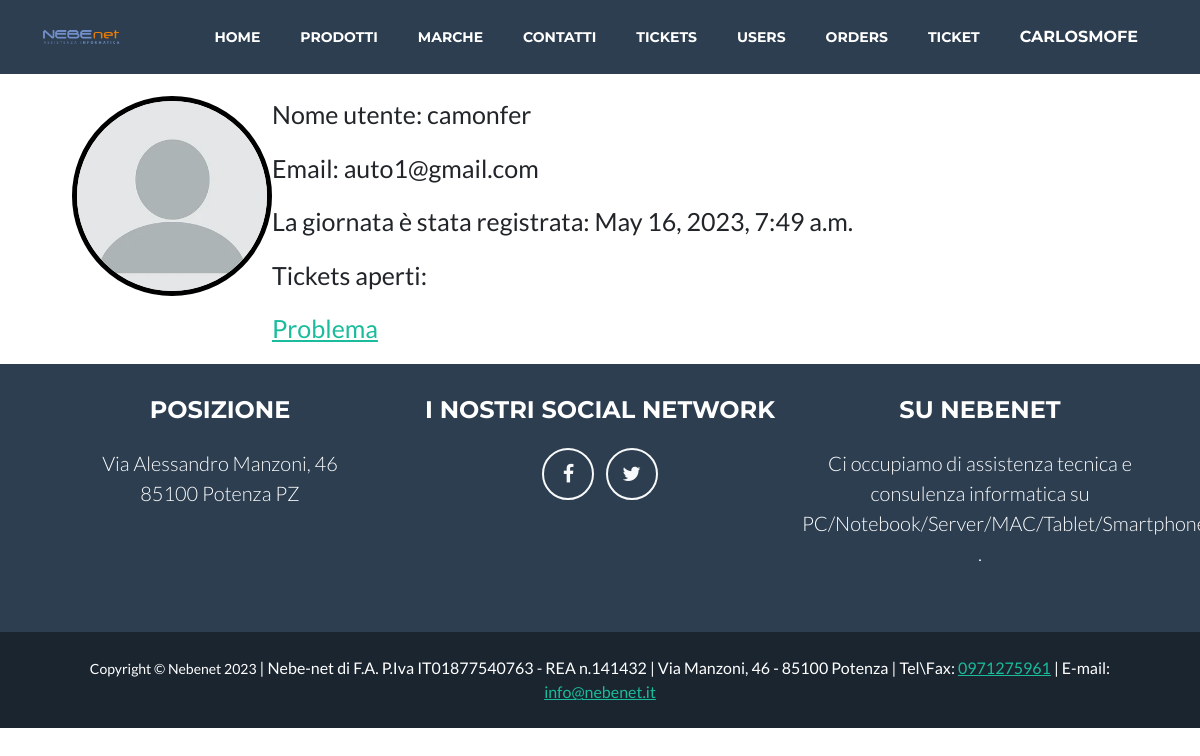
The page /usuarios/2 (signed in) on the database its author committed.
### nebenet_app/models.py (models this page shows, shortened)
class User(AbstractUser):
    email = models.EmailField(unique=True)
    image = models.ImageField(upload_to ='img/')
    date = models.DateTimeField(auto_now=True)

class Ticket(models.Model):
    ti_user = models.ForeignKey(settings.AUTH_USER_MODEL, on_delete=models.CASCADE)
    ti_mail = models.EmailField('Contatto email*',blank=False)
    ti_title = models.CharField('Titolo*',max_length=1000, blank=False)
    Problema = models.CharField('Descrivi il tuo problema*',max_length=1000, blank=False)
    ti_img = models.ImageField('Aggiungi uno screenshot (facoltativo)',blank=True)
    ti_personal = models.BooleanField("Trattamento dei dati personali(Obbligatorio)*",blank=False)
    ti_time = models.DateTimeField(auto_now=True)
    def __str__(self):
        return self.ti_title

### nebenet_app/views.py (the view)
# urls.py: path('usuarios/<int:pk>', User_Detail.as_view(), name="usuarios-detalles"),
class User_Detail(UserPassesTestMixin,LoginRequiredMixin, DetailView):
    model = User
    def get_context_data(self, **kwargs):
        queryset = User.objects.all()
        context_object_name = 'user'
        context = super().get_context_data(**kwargs)
        context['tickets']=Ticket.objects.filter(ti_user=self.kwargs.get("pk"))
        return context
    def test_func(self):
        if self.request.user.is_superuser:
            return True
        else:
            try:
                return User.objects.get(pk=self.request.user.pk)==User.objects.get(pk=self.kwargs.get("pk"))
            except:
                return False

### nebenet_app/templates/nebenet_app/user_detail.html (shortened to what this page needs)
{% extends 'base.html' %}
{% block content %}
<body class="bodyco">
    <center>
    <div class="divbodyco1"><img class="profilepick" {% if user.image %} src="/media/{{ user.image }}" {% else %} src="/static/assets/img/noprof.webp"{% endif %}></div>
    <ul class="ulbodyco2">
      <p>Nome utente: {{ user.username }}</p>
      <p>Email: {{ user.email }}</p>
      <p>La giornata è stata registrata: {{ user.date }}</p>
      <p>Tickets aperti:</p>
      {% for ticket in tickets %}
      <li class="noli"><a href="{% url 'tickets' %}">{{ ticket }}</a></li>
      {% endfor %}
    </ul>
    </center>
</body>
{% endblock %}

### nebenet_app/templates/base.html (shortened to what this page needs)
<!DOCTYPE html>
{% load static %}
<html lang="en">
    <head>
        <link rel="stylesheet" href="https://cdnjs.cloudflare.com/ajax/libs/font-awesome/4.7.0/css/font-awesome.min.css">
        <link href="/static/css/styles.css" rel="stylesheet" />
    </head>
    <body id="page-top">
        <nav class="navbar navbar-expand-lg bg-secondary text-uppercase fixed-top" id="mainNav">
            <div class="container">
                <a class="navbar-brand" href="{% url 'index' %}"><img class="logomain" src="/static/assets/img/logo.png" alt="..." /></a>
                <div class="collapse navbar-collapse" id="navbarResponsive">
                    <ul class="navbar-nav ms-auto">
                        <li class="nav-item mx-0 mx-lg-1"><a class="nav-link py-3 px-0 px-lg-3 rounded" href="{% url 'index' %}">Home</a></li>
                        {% if request.user.is_staff %}
                        <li class="nav-item mx-0 mx-lg-1">
                            <a class="nav-link py-3 px-0 px-lg-3 rounded" href="{% url 'products_admin_list' %}">Prodotti</a>
                        </li>
                        {% else %}
                        <li class="nav-item mx-0 mx-lg-1">
                            <a class="nav-link py-3 px-0 px-lg-3 rounded" href="{% url 'vitrina' %}">Prodotti</a>
                        </li>
                        {% endif %}
                        <li class="nav-item mx-0 mx-lg-1"><a class="nav-link py-3 px-0 px-lg-3 rounded" href="{% url 'brands' %}">Marche</a></li>
                        <li class="nav-item mx-0 mx-lg-1"><a class="nav-link py-3 px-0 px-lg-3 rounded" href="/company/1/">Contatti</a></li>
                        {% if request.user.is_staff %}
                        <li class="nav-item mx-0 mx-lg-1"><a class="nav-link py-3 px-0 px-lg-3 rounded" href="{% url 'tickets-admin' %}">Tickets</a></li>
                        <li class="nav-item mx-0 mx-lg-1"><a class="nav-link py-3 px-0 px-lg-3 rounded" href="{% url 'usuarios-lista' %}">Users</a></li>
                        <li class="nav-item mx-0 mx-lg-1"><a class="nav-link py-3 px-0 px-lg-3 rounded" href="{% url 'orders_list' %}">Orders</a></li>
                        {% endif %}
                        {% if request.user.is_authenticated %}
                        <li class="nav-item mx-0 mx-lg-1"><a class="nav-link py-3 px-0 px-lg-3 rounded" href="{% url 'tickets_add' %}">Ticket</a></li>
                        <div class="dropdown"><li class="nav-item mx-0 mx-lg-1"><a class="dropbtn nav-link py-3 px-0 px-lg-3 rounded" href="/usuarios/{{ request.user.pk }}">{{ request.user.username }}</a></li>
                            </div>
                        {% endif %}
                    </ul>
                </div>
            </div>
        </nav>
        {% block content %}
        {% endblock %}
        <footer class="footer text-center">
            <div class="container">
                <div class="row">
                    <div class="col-lg-4 mb-5 mb-lg-0">
                        <h4 class="text-uppercase mb-4">Posizione</h4>
                        <p class="lead mb-0">
                            Via Alessandro Manzoni, 46
                            <br />
                            85100 Potenza PZ
                        </p>
                    </div>
                    <div class="col-lg-4 mb-5 mb-lg-0 buttons effect amiens">
                        <h4 class="text-uppercase mb-4">I nostri social network</h4>
                        <a class="btn btn-outline-light btn-social mx-1" href="https://www.facebook.com/nebenetpz/?ref=ts&fref=ts" title="Join us on Facebook"><i class="fa fa-facebook" aria-hidden="true"></i></a>
                        <a class="btn btn-outline-light btn-social mx-1" href="https://twitter.com/nebenet" title="Join us on Twitter"><i class="fa fa-twitter" aria-hidden="true"></i></a>
                    </div>
                    <div class="col-lg-4">
                        <h4 class="text-uppercase mb-4">Su Nebenet</h4>
                        <p class="lead mb-0">
                            Ci occupiamo di assistenza tecnica e consulenza informatica su PC/Notebook/Server/MAC/Tablet/Smartphone
                            .
                        </p>
                    </div>
                </div>
            </div>
        </footer>
        <div class="copyright py-4 text-center text-white">
            <div class="container"><small>Copyright &copy; Nebenet 2023</small> | Nebe-net di F.A. P.Iva IT01877540763 - REA n.141432 | Via Manzoni, 46 - 85100 Potenza | Tel\Fax: <a href="tel:0971275961">0971275961</a> | E-mail:<a href="mailto: info@nebenet.it"> info@nebenet.it</a> </div>
        </div>
    </body>
</html>

### rows shown on the page
User: user.username "CARLOSMOFE"
User: username "camonfer", email "auto1@gmail.com", date "May 16, 2023, 7:49 a.m."
Ticket: ti_title "Problema"
